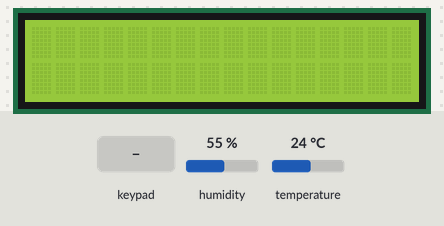
This sketch was run on a simulated ESP32. Parts: 16×2 character LCD. The test bench sets the inputs (shaded band); at power-on: humidity 55 %, temperature 24 °C. Nothing arrives over Bluetooth unless stated; what the sketch prints to the serial monitor is not drawn.

Above: at 1.2 s.
1.3 s: key 'U' pressed
4.3 s: keypad keys 1 2 3 4 D pressed 0.4 s apart
At 6.5 s:
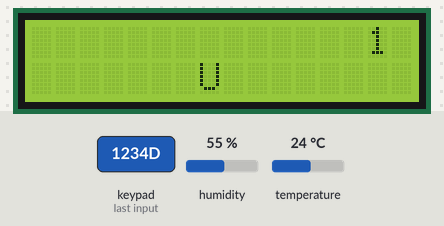
8.4 s: key 'D' pressed
At 9.35 s:
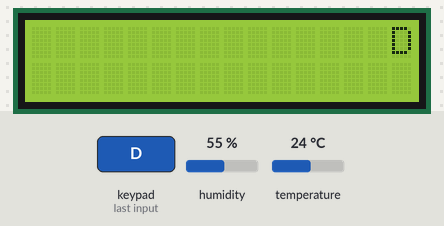
10.9 s: keypad keys 1 6 4 2 1 5 D pressed 0.4 s apart
At 13.7 s:
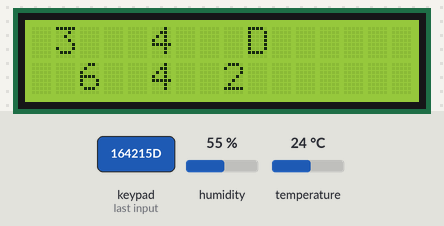
15.2 s: key 'C' pressed
At 16.24 s:
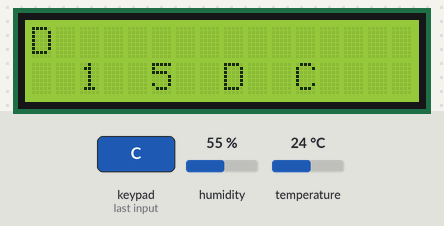
17.8 s: keypad keys 1 3 9 7 D pressed 0.4 s apart
At 20.4 s:
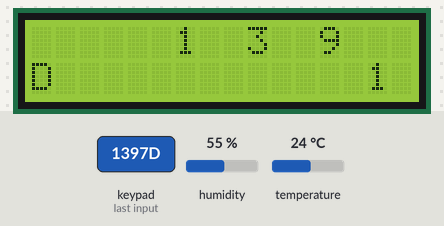
Timing chart, 0 to 21.9 s (numbered marks = the images above; inputs shaded):
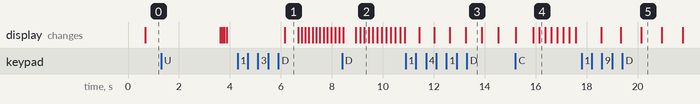

The sketch:

smart_backpack.ino
```cpp
#include <DHT.h>
#include "BluetoothSerial.h"
#include <LiquidCrystal_I2C.h>
#include <Keypad.h>


char keys[4][4] = {
  {'1', '2', '3', 'U'},
  {'4', '5', '6', 'D'},
  {'7', '8', '9', 'C'},
  {'L', '0', 'R', 'E'}
};
const int rows = 4;
const int cols = 4;
byte row_pins[] = {16, 4, 2, 15};
byte col_pins[] = {23, 19, 18, 5};

Keypad my_keypad = Keypad(makeKeymap(keys), row_pins, col_pins, rows, cols);

#if !defined(CONFIG_BT_ENABLED) || !defined(CONFIG_BLUEDROID_ENABLED)
#error Bluetooth is not enabled! Please run `make menuconfig` to and enable it
#endif

BluetoothSerial SerialBT;

bool device_connected = false;
bool unlocked = false;
String data_string = "";
String data_buf;
String incoming_data;
String entered_pin = "";
String pin = "1234";

#define dhttype 11
#define dht_pin 25
#define SERVICE_UUID        "6E400001-B5A3-F393-E0A9-E0A9-E50E24DCCA9E"
#define CHARACTERISTIC_UUID "6E400003-B5A3-F393-E0A9-E0A9-E50E24DCCA9E"
#define pin_code 69420

LiquidCrystal_I2C lcd(0x27, 16, 2);
DHT dht(dht_pin, dhttype);

void setup() {
  Serial.begin(9600);
  SerialBT.begin("ESP32");
  Serial.println("The device started, now you can pair it with bluetooth!");
  lcd.init();
  lcd.backlight();
  dht.begin();
}

void loop() {
  float air_h = dht.readHumidity();
  float air_t = dht.readTemperature();
  float all_data[2] = {air_h, air_t};
  for(int i=0;i<2;i++)
  {
    data_string += String(all_data[i]);
    data_string += "|";
  }

  SerialBT.println(data_string);
  Serial.println("Sent value: " + String(data_string));
  data_string = "";
  delay(500);

  lcd.clear();
  lcd.setCursor(0, 0);
  lcd.print("Enter pincode: ");
  lcd.setCursor(0, 1);
  while(unlocked == false)
  {
    char key_ = my_keypad.getKey();
    entered_pin += key_;
    if(key_ == '\n' && entered_pin == pin)
    {
      unlocked = true;
      break;
    }
    else
    if(key_ == '\n' && entered_pin!=pin)
    {
      lcd.setCursor(0, 0);
      lcd.print("Enter pincode: ");
      lcd.setCursor(0, 1);
      entered_pin = "";
      continue;
    }
    lcd.print(entered_pin);
    Serial.println(entered_pin);
  }
  lcd.clear();
  lcd.setCursor(0, 0);
  if(unlocked == true)
  {
    lcd.setCursor(0, 0);
    lcd.print("air_hum is " + String(air_h));
    lcd.setCursor(0, 1);
    lcd.print("air_temp is " + String(air_t));
    Serial.println(air_h);
    Serial.println(air_t);
  }


}
```

Measured:
- after the input at 4.3 s, the display: changes after 1.9 s (image 1)
- after the input at 10.9 s, the display: first changes after 0.54 s (image 3 shows a later state)
- after the input at 17.8 s, the display: first changes after 0.78 s (image 5 shows a later state)
- what the display in image 1 shows lasts 0.5 s, from 6.2 s to 6.7 s
